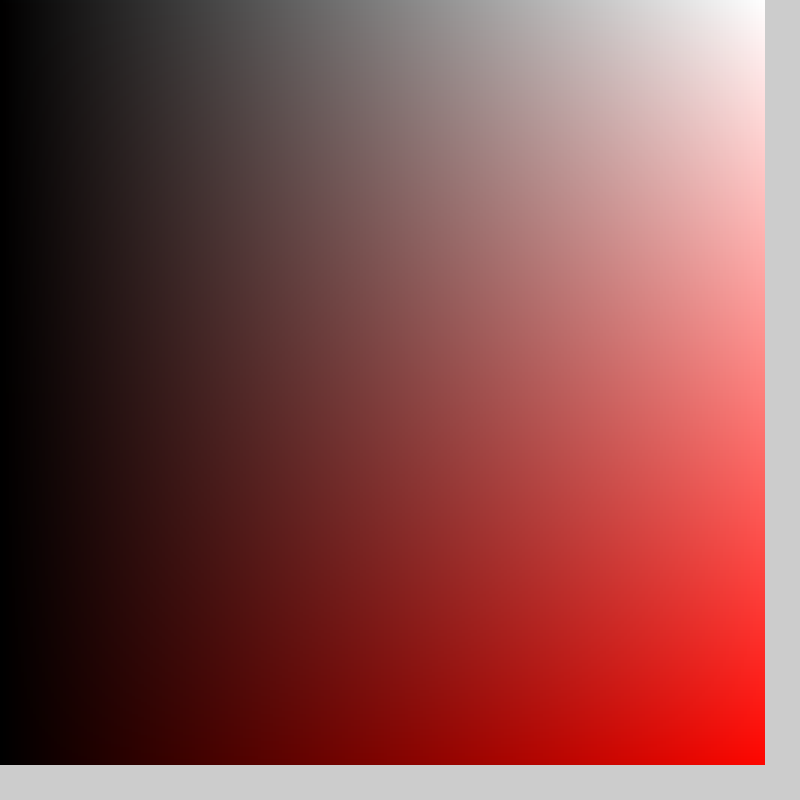
Frame 1 (no input)
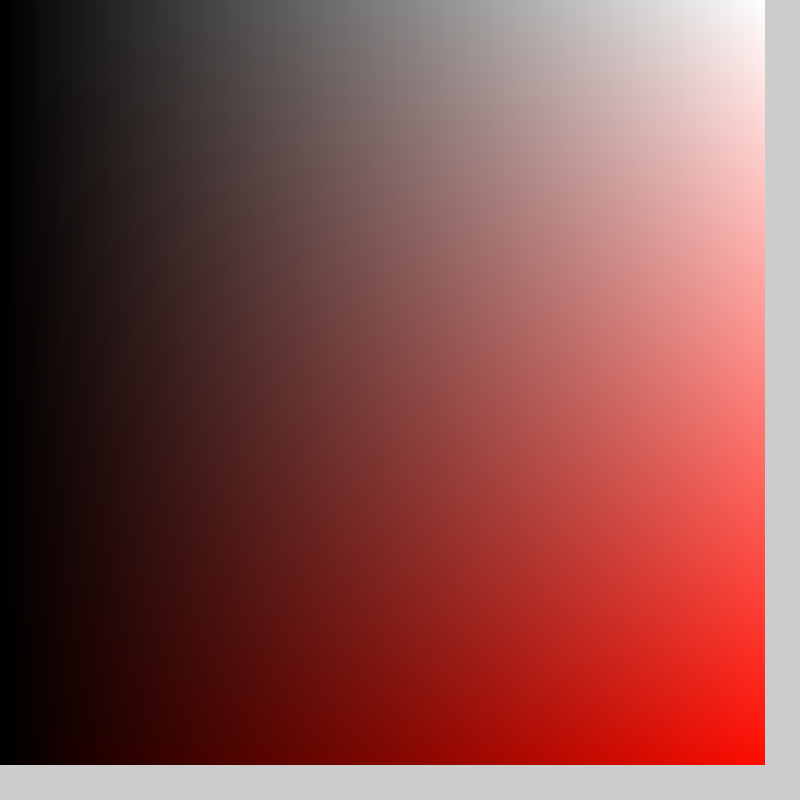
Frame 2 (the mouse pressed at the canvas centre, redrawn once)

The Processing sketch that drew these frames (run headless with seeded random() and noise(); the mouse was pressed at the canvas centre and the sketch redrawn once):

// Processing sketch: color_2
// ── color_2.pde

void setup() {
  size(800, 800);
  colorMode(HSB);

}

void draw() {


  for (float i=0; i <255; i++) {
    for (float j=0; j <255; j++) {
      color c=color(frameCount%255,j,i);
      fill(c);
      float tamx=(width/255);
      float tamy=(height/255);
      println(i,j);
      float x= i*tamx;
      float y = j *tamy;
        noStroke();
      rect(x,y,tamx,tamy);
    }
  }
  noLoop();
}
